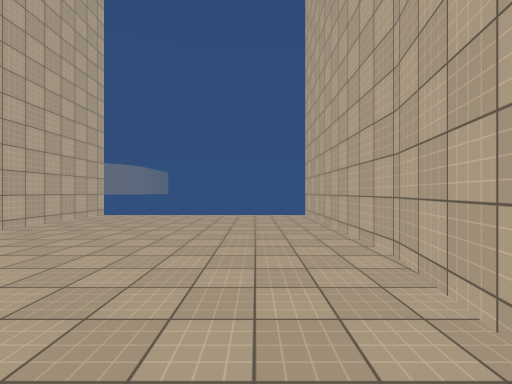
view 1 (above)

18 first-person views from a walk through a Unity game level. The camera is 1.5 m above the floor, looks level and sees 90° across. The floor is counted in squares, 2 m on a side. Each view is taken from the middle of a square. On the plan, view 1 faces up. The plan holds only what a view shows up to about 9 squares ahead; the rest is blank. The place goes on beyond the plan. Some animated figures are not drawn. Surface patterns are stand-ins for the level's own textures.

view 2
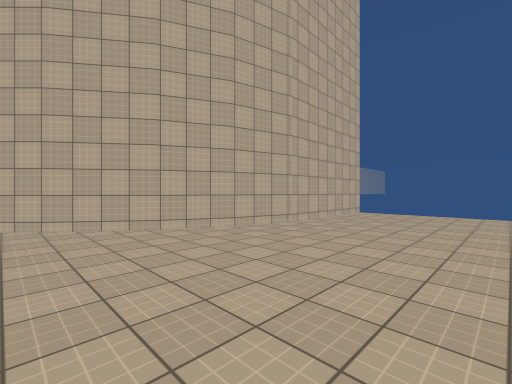

view 3
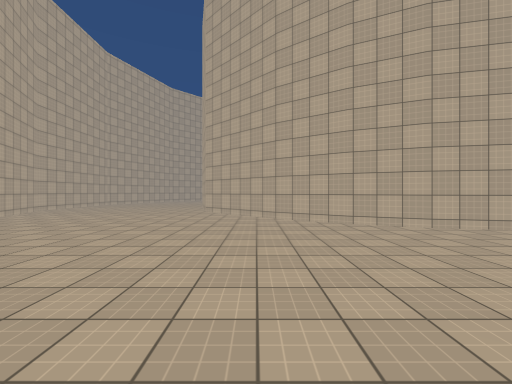

view 4
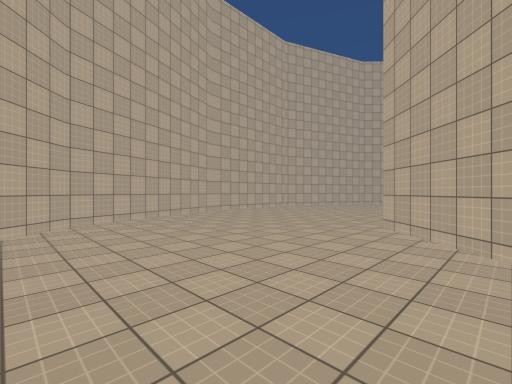

view 5
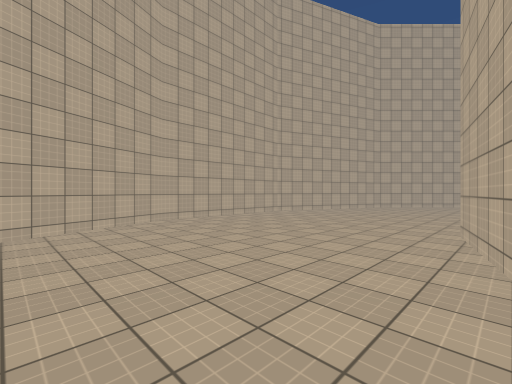

view 6
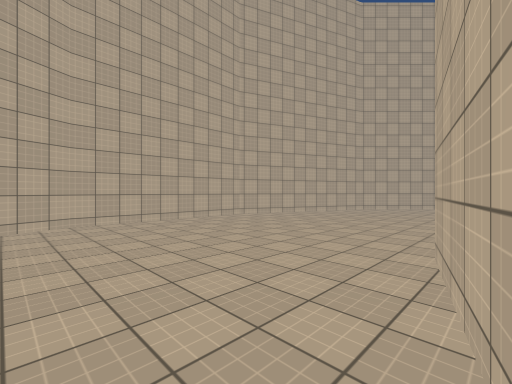

view 7
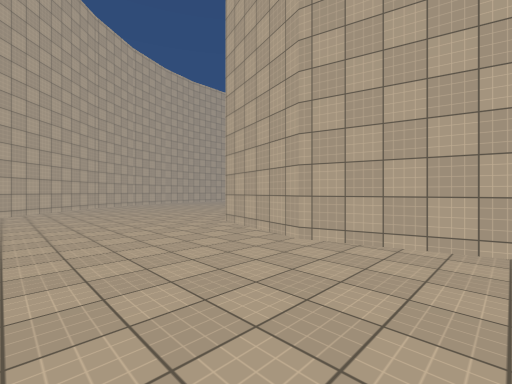

view 8
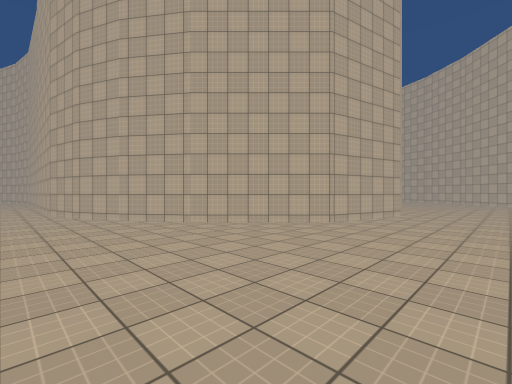

view 9
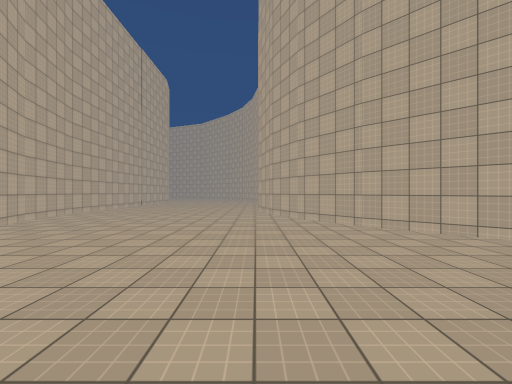

view 10
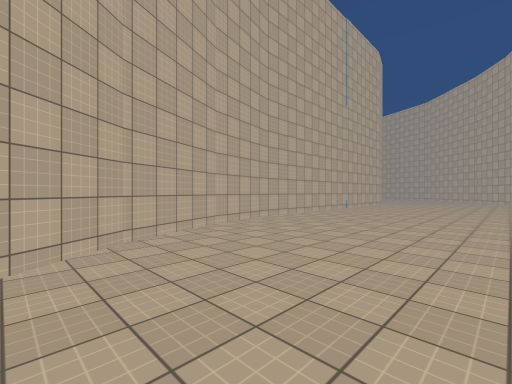

view 11
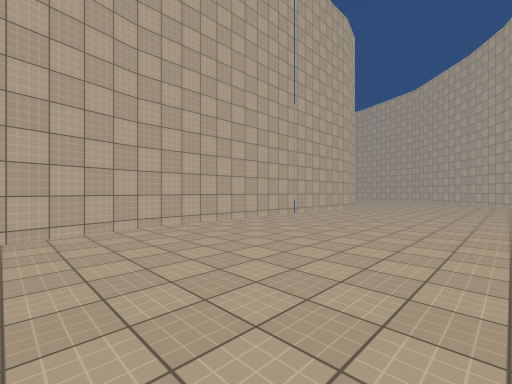

view 12
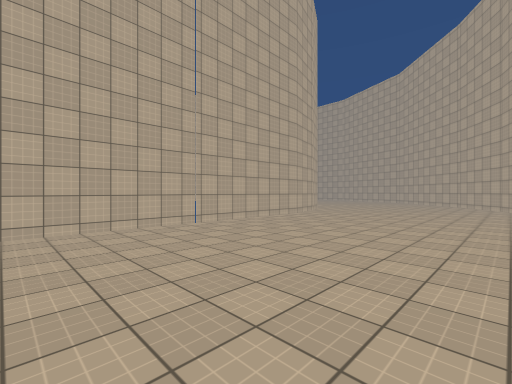

view 13
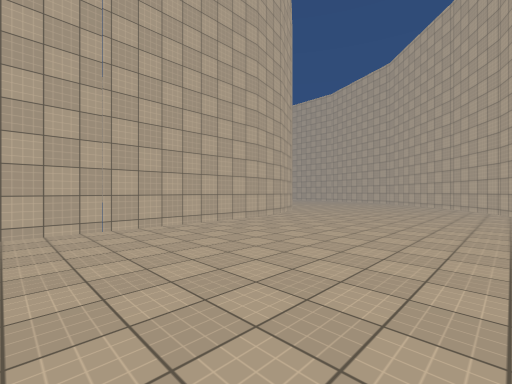

view 14
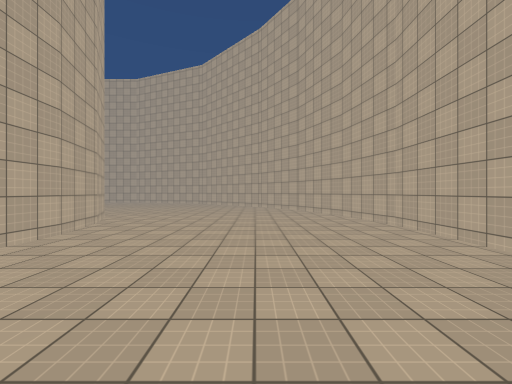

view 15
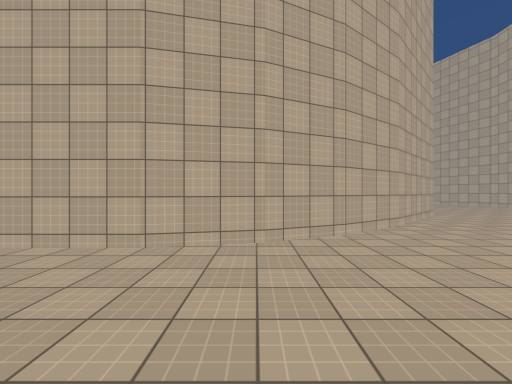

view 16
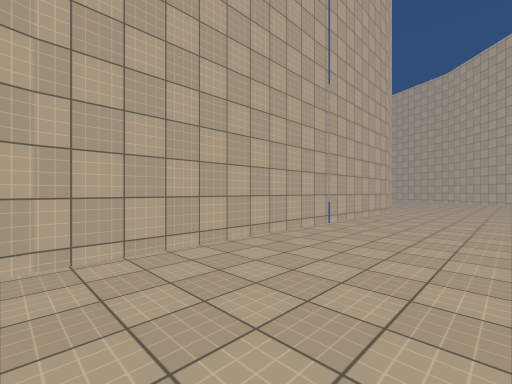

view 17
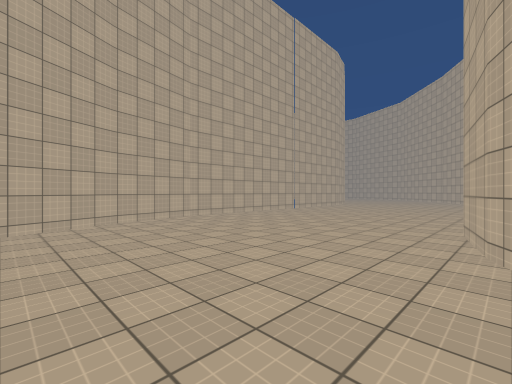

view 18
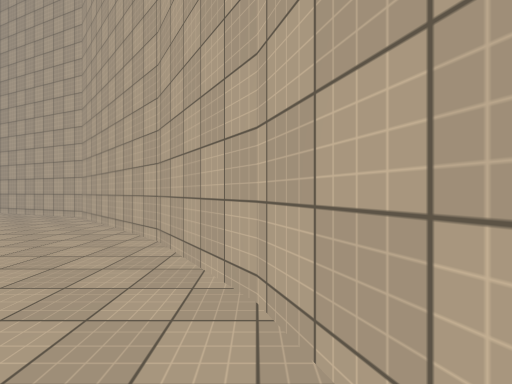

### Floor plan
Points are (right, up) in squares from view 1. A wall is a line through its corners. A room is listed if a view was taken in it or the views show most of it. See-through windows are left out.
Room 1 (views 1, 2, 3, 4, 5, 6, 7, 8, 9, 10, 11, 12, 13, 14, 15, 16, 17, 18)
walls: (-17.6, -0.5) (-18.9, 1.2); (-18.8, 1.2) (-19.5, 2.6); (-19.5, 2.5) (-19.9, 4.3); (-19.9, 4.4) (-19.9, 13.9); (-23.6, -3.9) (-19.9, -7.5) (-14.8, -9.6) (-10.1, -9.6) (-5, -7.5) (-4, -6.5); (-26, 0.7) (-25, -1.7) (-23.4, -4); (-9.9, -3) (-12.4, -3.6) (-15.2, -2.9) (-17.8, -0.4); (-26.5, 3) (-26, 0.5); (-7.1, -0.4) (-9.7, -2.9); (-6, 1.2) (-7.2, -0.4); (-5.3, 2.7) (-6, 1.1); (-4.9, 4.3) (-5.3, 2.6); (-19.9, 13.8) (-20.3, 16.1); (-5, 8.4) (-5, 4.3); (-20.3, 16) (-21.3, 18.5); (-26.8, 14.2) (-26.4, 12.5) (-26.4, 2.9); (-27.5, 15.6) (-26.8, 14); (1.3, 1.2) (1.6, 3); (1.6, 2.9) (1.6, 8.2); (-29.9, 18.4) (-28.6, 17.1) (-27.4, 15.5)

Positions as (right, up) in squares from view 1, and headings:
1: (0, 0), facing up
2: (-1, -1), facing up-left
3: (0, -1), facing left
4: (-4, -1), facing down-left
5: (-7, -3), facing down-left
6: (-9, -3), facing down-left
7: (-10, -7), facing up-left
8: (-21, -6), facing up-right
9: (-20, -6), facing up
10: (-21, -3), facing up-left
11: (-21, 1), facing up-left
12: (-21, 5), facing up-left
13: (-21, 7), facing up-left
14: (-23, 8), facing up
15: (-23, 14), facing left
16: (-23, 14), facing down-right
17: (-27, 18), facing down-right
18: (-25, 0), facing down
